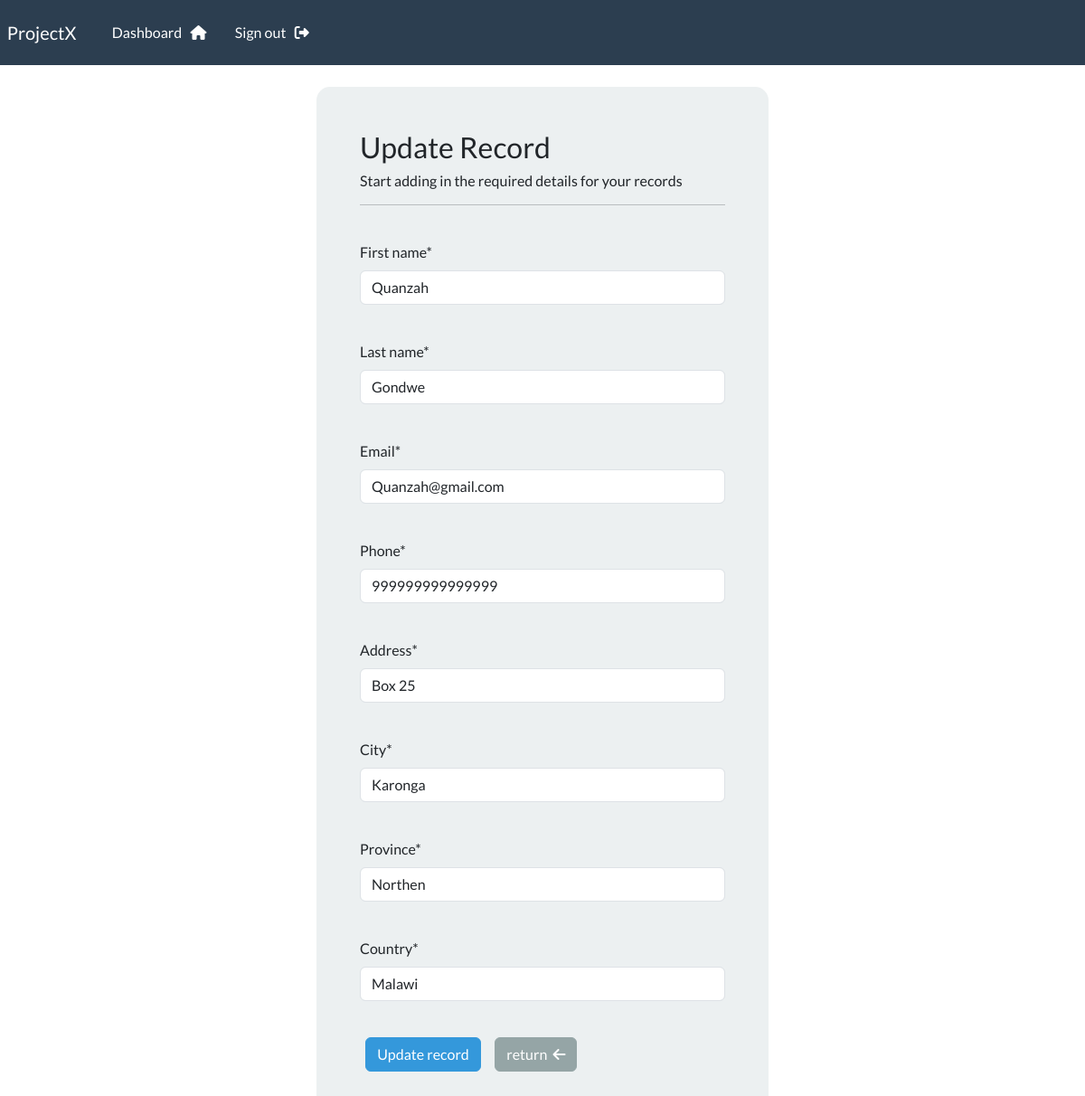
The app's page /update-record/1 (signed in) with its own data.
### webapp/models.py (models this page shows, shortened)
class Record(models.Model):
     creation_date = models.DateTimeField(auto_now_add=True)
     first_name = models.CharField(max_length=255)
     last_name = models.CharField(max_length=255)
     email = models.CharField(max_length=255)
     phone = models.CharField(max_length=255)
     address = models.CharField(max_length=255)
     city = models.CharField(max_length=255)
     province = models.CharField(max_length=255)
     country = models.CharField(max_length=255)

### webapp/views.py (the view)
# urls.py: path('update-record/<int:pk>', views.update_record, name='update-record'),
@login_required(login_url='my-login')
def update_record(request, pk):
    record = Record.objects.get(id=pk)
    form = UpdateRecordForm(instance=record)
    if request.method == 'POST':
     form = UpdateRecordForm(request.POST, instance=record)
     if form.is_valid():
         form.save()
         messages.success(request, "Your record was updated")
         return redirect("dashboard")
    context = {'form':form}
    return render(request, 'webapp/update-record.html', context=context)

### webapp/forms.py
class UpdateRecordForm(forms.ModelForm):
    class Meta:
        model = Record
        fields = ['first_name','last_name', 'email', 'phone', 'address','city', 'province','country']

### webapp/templates/webapp/update-record.html (shortened to what this page needs)
{% extends "webapp/base.html" %} {% load crispy_forms_tags%} {% block content%}
<body>
  <div class="container bg-light shadow-md p-5 form-layout">
    <h3>Update Record</h3>
    <h6>Start adding in the required details for your records</h6>
    <hr />
    <br />
    <form action="" method="POST" autocomplete="off">
      {% csrf_token %} {{form.first_name|as_crispy_field}}
      <br />
      {{form.last_name|as_crispy_field}}
      <br />
      {{form.email|as_crispy_field}}
      <br />
      {{form.phone|as_crispy_field}}
      <br />
      {{form.address|as_crispy_field}}
      <br />
      {{form.city|as_crispy_field}}
      <br />
      {{form.province|as_crispy_field}}
      <br />
      {{form.country|as_crispy_field}}
      <br />
      <button type="submit" class="btn btn-info">Update record</button>
      <a href="{% url 'dashboard' %}" class="btn btn-secondary">
        return &nbsp;<i class="fa-solid fa-arrow-left"></i>
      </a>
    </form>
    {% endblock %}

### static/css/styles.css (style rules this page uses)
.form-layout { border-radius: 15px; width: 500px; }

### records on screen
Record: first_name "Quanzah", last_name "Gondwe", email "Quanzah@gmail.com", phone "999999999999999", address "Box 25", city "Karonga", province "Northen", country "Malawi"
